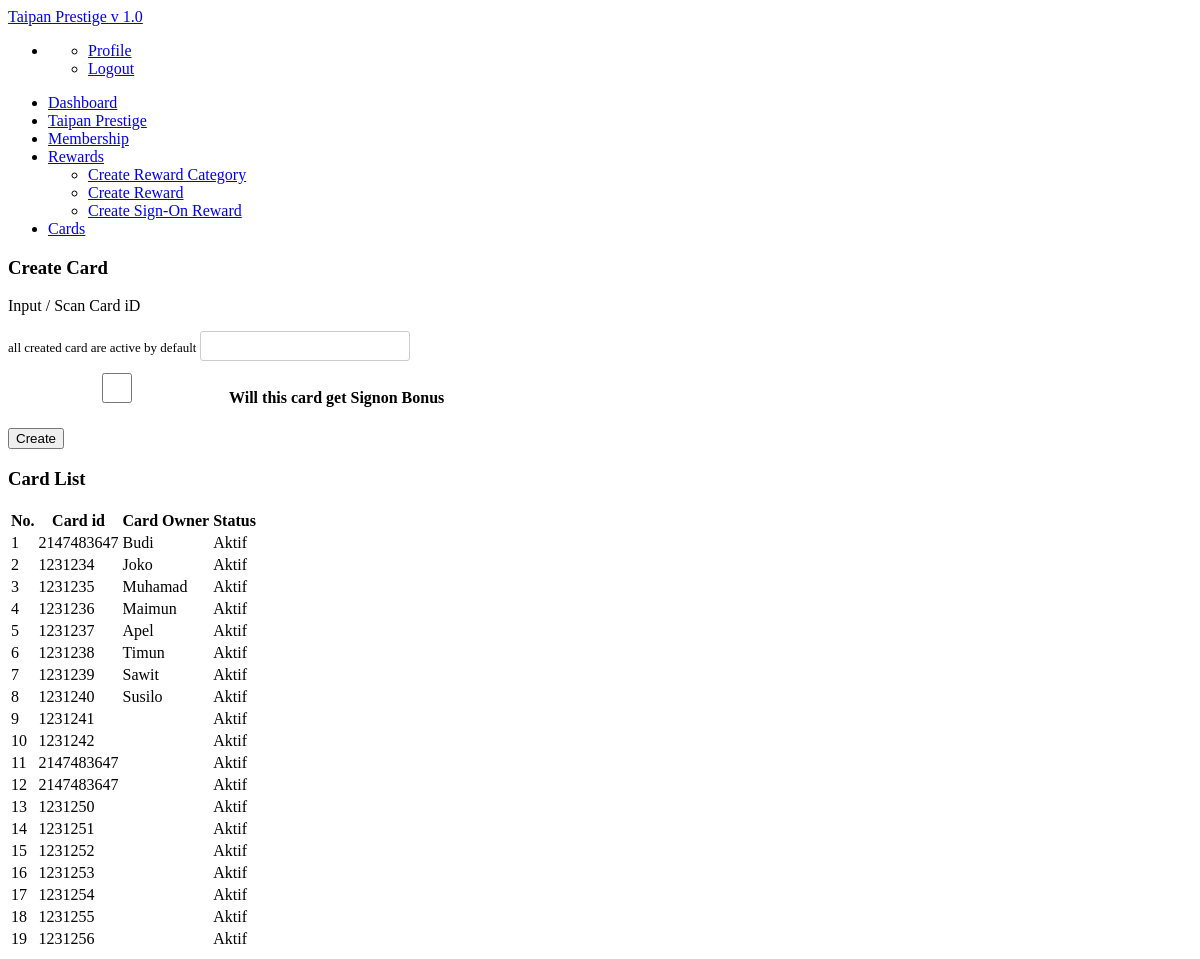
Before: /active.php with the older database file.
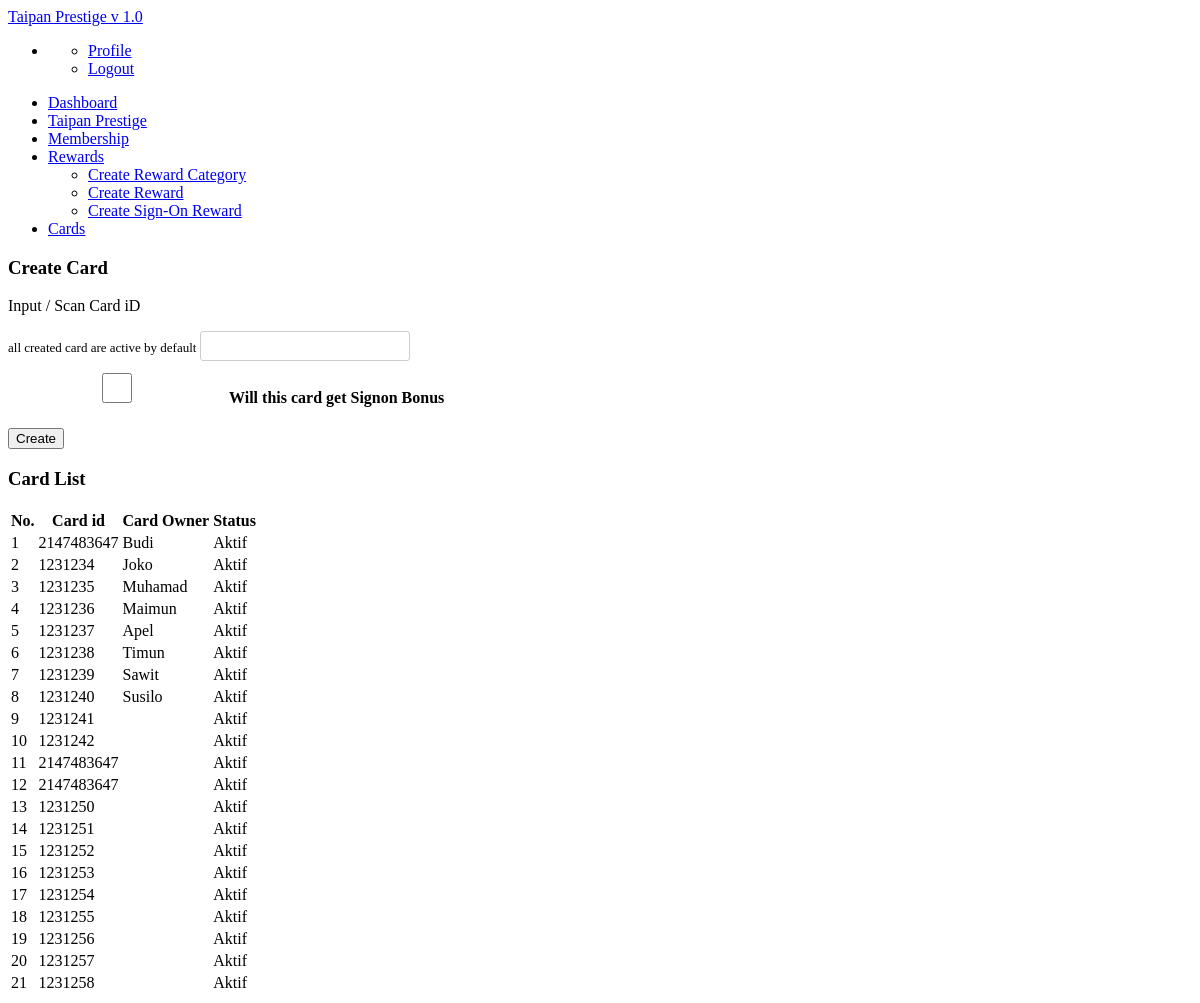
After: the same page with the newer database file.
### tables this page shows
CREATE TABLE IF NOT EXISTS `card` (
`id` int(11) NOT NULL,
  `card_id` int(11) NOT NULL,
  `card_owner` varchar(255) NOT NULL,
  `status` int(11) NOT NULL,
  `signon_bonus` int(11) NOT NULL
);

### active.php (the view, shortened to what this page needs)
<?php
echo '
<head>
<style>
input{
  display: inline-block;
  width: 210px;
  height: 30px;
  padding: 4px;
  margin-bottom: 9px;
  font-size: 15px;
  line-height: 18px;
  color: #555555;
  border: 1px solid #cccccc;
  -webkit-border-radius: 3px;
  -moz-border-radius: 3px;
  border-radius: 3px;
}
</style>
</head>';
include "nav.php";
echo '
<div class="container">
<div class="row">
<div class="span4">
<div class="bg-warning col-md-3 col-md-offset-1 ">
<div class="widget-header"><i class="icon-bookmark"></i>
        <h3>Create Card</h3>
</div>
<div class="widget-content">
        <p>Input / Scan Card iD</p>
        <div class="input-group col-md-4 ">
  <form action="" method="post">
  <font size="2">all created card are active by default</font>
  <input type="text" class="form-control" aria-label="Card id" id="name" name="name"><br>
<input type="checkbox" id="signon" name="signon" value="1"> <b>Will this card get Signon Bonus</b></input>
<br>
</div>
<button class="btn btn-primary btn-large" type="submit" name="submit">Create</button>
</form>
        </p>
      </div>
</div>
      </div>
      <div class="span8">
          <div class="widget">
            <div class="widget-header"> <i class="icon-bookmark"></i>
              <h3>Card List</h3>
            </div>
            <div class="widget-content">
<table id="myTable" class="table table-striped">
        <thead>
          <tr>
            <th>No.</th>
            <th>Card id</th>
            <th>Card Owner</th>
            <th>Status</th>
          </tr>
        </thead>
        <tbody>';
$countcard=mysql_query("SELECT * FROM card WHERE status='1'");
$countcardrow=mysql_num_rows($countcard);
for ($c=0;$c<$countcardrow;$c++){
    while($x<=$c){
      $x++;
    }
  $cardid = mysql_result($countcard,$c, 'card_id');
  $cardowner = mysql_result($countcard,$c, 'card_owner');
  $cardstat = mysql_result($countcard,$c, 'status');
	echo "
	          <tr>
 <Td>$x</td>
  <Td>$cardid</td>
   <Td>$cardowner</td>
    <Td>";
    if ($cardstat ==1){
    	echo 'Aktif';
    }
    echo "
    </td>
          </tr>  ";
}
echo '
        </tbody>
      </table>
      </div>
          </div>
        </div>
              </div></div>';
?>

Changed rows visible on the page:
added card: x "20", card "1231257", status "Aktif"
added card: x "21", card "1231258", status "Aktif"
